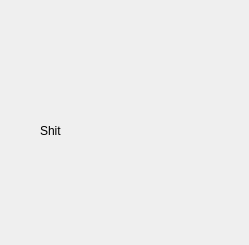
<?xml version="1.0" encoding="UTF-8"?>
<ui version="4.0">
 <class>scnd</class>
 <widget class="QWidget" name="scnd">
  <property name="geometry">
   <rect>
    <x>0</x>
    <y>0</y>
    <width>249</width>
    <height>245</height>
   </rect>
  </property>
  <property name="windowTitle">
   <string>scnd</string>
  </property>
  <widget class="QLabel" name="label">
   <property name="geometry">
    <rect>
     <x>40</x>
     <y>50</y>
     <width>171</width>
     <height>161</height>
    </rect>
   </property>
   <property name="text">
    <string>Shit</string>
   </property>
  </widget>
 </widget>
 <layoutdefault spacing="6" margin="11"/>
 <resources/>
 <connections/>
</ui>
